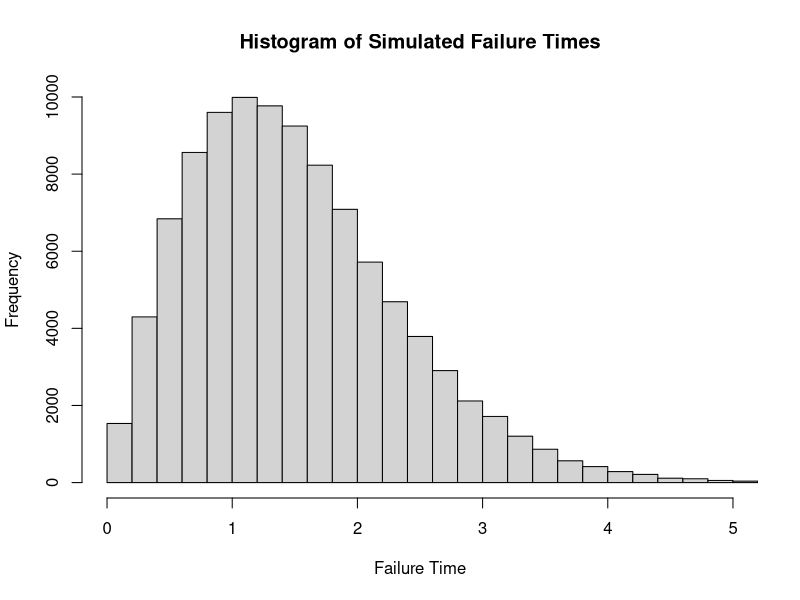

The R source for this figure:
# Data and parameters from previous parts
data <- c(0.66, 2.30, 1.98, 1.49, 0.62)
kappa <- 2
a <- 0
b <- 5
theta_values <- seq(a, b, length.out = 1000)
prior <- dunif(theta_values, min = a, max = b)

# Compute the Weibull likelihood
likelihood_weibull <- function(x, theta) {
  if (theta <= 0) return(0)
  lambda <- sqrt(theta)
  return(dweibull(x, shape = kappa, scale = lambda))
}

# Compute the posterior
posterior <- sapply(theta_values, function(theta) {
  prod(sapply(data, likelihood_weibull, theta = theta))
}) * prior

# Normalize the posterior
posterior <- posterior / sum(posterior * diff(theta_values[1:2]))

# Number of simulations
n_sim <- 100000

# Function to simulate from the Weibull distribution given theta
simulate_weibull <- function(theta) {
  lambda <- sqrt(theta)
  rweibull(1, shape = kappa, scale = lambda)
}

# Simulate failure times for the 6th component
set.seed(123)  # Setting seed for reproducibility
simulated_times <- numeric(n_sim)
for (i in 1:n_sim) {
  # Sample a theta value from the posterior distribution
  sampled_theta <- sample(theta_values, size = 1, prob = posterior)
  # Simulate a failure time from the Weibull distribution with the sampled theta
  simulated_times[i] <- simulate_weibull(sampled_theta)
}

# Create histogram of the simulated times
hist(simulated_times, breaks = 50, main = "Histogram of Simulated Failure Times",
     xlab = "Failure Time", xlim = c(0, 5))

# Calculate the probability P(1 < X6 < 2 | x)
prob_between_1_and_2 <- mean(simulated_times > 1 & simulated_times < 2)

# Print the probability
prob_between_1_and_2
